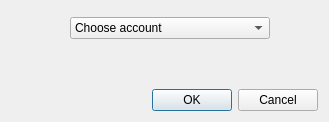
<?xml version="1.0" encoding="UTF-8"?>
<ui version="4.0">
 <class>NewContactDialogClass</class>
 <widget class="QDialog" name="NewContactDialogClass">
  <property name="geometry">
   <rect>
    <x>0</x>
    <y>0</y>
    <width>329</width>
    <height>122</height>
   </rect>
  </property>
  <property name="windowTitle">
   <string>New Contact</string>
  </property>
  <layout class="QVBoxLayout" name="verticalLayout">
   <item>
    <layout class="QFormLayout" name="formLayout_2">
     <property name="sizeConstraint">
      <enum>QLayout::SetDefaultConstraint</enum>
     </property>
     <property name="fieldGrowthPolicy">
      <enum>QFormLayout::ExpandingFieldsGrow</enum>
     </property>
     <property name="formAlignment">
      <set>Qt::AlignCenter</set>
     </property>
     <item row="0" column="1">
      <widget class="QComboBox" name="servicesComboBox">
       <property name="minimumSize">
        <size>
         <width>200</width>
         <height>0</height>
        </size>
       </property>
       <property name="maximumSize">
        <size>
         <width>300</width>
         <height>16777215</height>
        </size>
       </property>
       <property name="duplicatesEnabled">
        <bool>true</bool>
       </property>
       <item>
        <property name="text">
         <string>Choose account</string>
        </property>
       </item>
      </widget>
     </item>
    </layout>
   </item>
   <item>
    <widget class="QWidget" name="currentServiceWidget" native="true"/>
   </item>
   <item>
    <widget class="QDialogButtonBox" name="buttonBox">
     <property name="standardButtons">
      <set>QDialogButtonBox::Cancel|QDialogButtonBox::Ok</set>
     </property>
    </widget>
   </item>
  </layout>
 </widget>
 <layoutdefault spacing="6" margin="11"/>
 <resources/>
 <connections/>
</ui>
